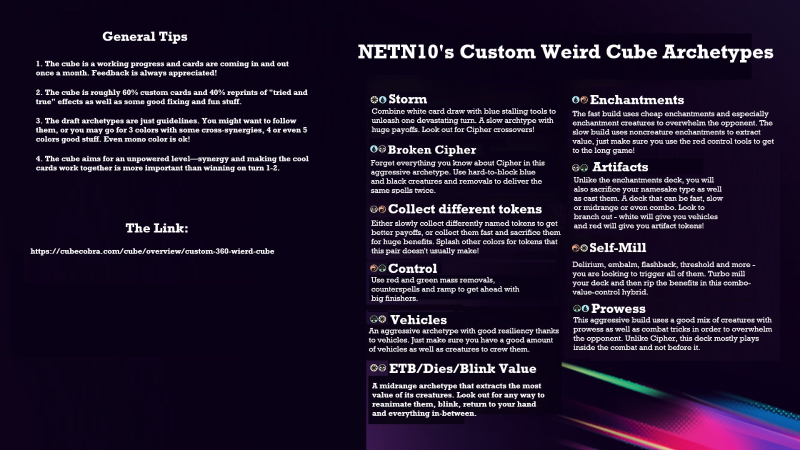
#> input picture public/Cube/Scripts/scripts/magic-custom-cube-scripts/archetypes.jpg, 1600 x 900 px (shown at 1/2 size)
$ python resize_images_in_folder.py
#> lines starting #> are read from the running program, lines starting #| are printed output that depends on the picture
#> the answer given: .
#> the answer given: out.png
import os
from PIL import Image
from tqdm import tqdm


def resize_images_in_folder(input_folder, output_folder=None, target_size=(750, 1050)):
    """
    Resizes all images in the specified folder to the target size (750x1050 px),
    approximating a 2.5" x 3.5" Magic: The Gathering card at 300 DPI.

    :param input_folder: Path to the folder containing the images.
    :param output_folder: Path to the folder where resized images will be saved.
                         If None, overwrites the originals.
    :param target_size: Tuple (width, height) for resizing images.
    """
#> called with input_folder = '.', output_folder = 'out.png', target_size = (750, 1050)
    if not os.path.exists(input_folder):
        raise FileNotFoundError(f"The folder {input_folder} does not exist.")

    if output_folder and not os.path.exists(output_folder):
        os.makedirs(output_folder)

    supported_formats = (".png", ".jpg", ".jpeg", ".bmp", ".gif", ".tiff")

    # List all image files in the folder
    image_files = [
        filename
        for filename in os.listdir(input_folder)
        if filename.lower().endswith(supported_formats)
    ]

    # Use tqdm to display the progress bar while processing files
    for filename in tqdm(image_files, desc="Resizing images", unit="file"):
        image_path = os.path.join(input_folder, filename)
        try:
            with Image.open(image_path) as img:
#> img is the input picture: PIL image 1600x900 RGB; mean R, G, B 32, 21.4, 43.1
                resized_img = img.resize(target_size, Image.LANCZOS)
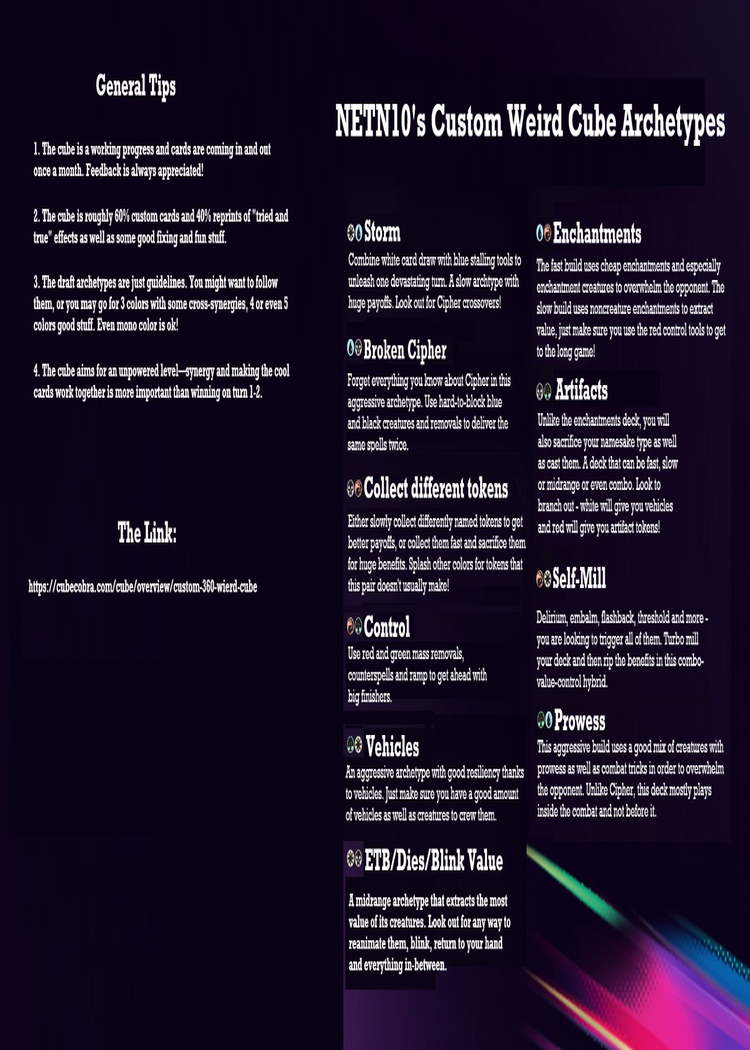
#> resized_img: PIL image 750x1050 RGB; mean R, G, B 31.9, 21.5, 42.9

                if output_folder:
                    output_path = os.path.join(output_folder, filename)
                else:
                    output_path = image_path  # Overwrite original file

                resized_img.save(output_path)
        except Exception as e:
            print(f"Failed to process {filename}: {e}")


if __name__ == "__main__":
    # Input folder containing images
    input_folder = input("Enter the path to the folder containing images: ")

    # Output folder (optional, press Enter to overwrite original images)
    output_folder = (
        input(
            "Enter the path to the output folder (or press Enter to overwrite originals): "
        ).strip()
        or None
    )

    # Resize all images
    try:
        resize_images_in_folder(input_folder, output_folder)
        print("Processing completed.")
    except Exception as e:
        print(f"An error occurred: {e}")
